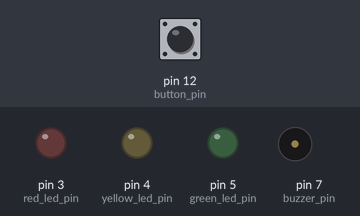
Bench run of a sketch on a simulated Arduino Uno, built with avr-gcc and run on an emulated ATmega328P. Shown: output pins drawn as LEDs (lit = HIGH), buzzer (waves = sounding). The test bench sets the inputs (shaded band); at power-on: pin 12 (button_pin) LOW.

Above: at 1.2 s.
1.3 s: pin 12 (button_pin) pulled HIGH for 0.15 s
At 1.79 s:
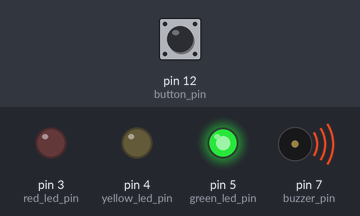
At 3.79 s:
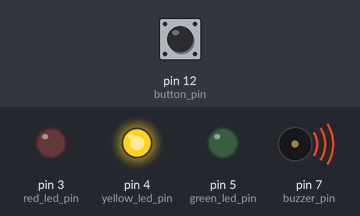
Timing chart, 0 to 8.8 s (numbered marks = the images above; inputs shaded):
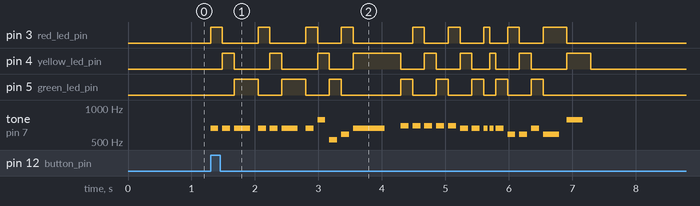

Measured:
- after the input at 1.3 s, pin 3 (red_led_pin): LOW → HIGH at once, → LOW 0.19 s later, → HIGH 0.56 s later, → LOW 0.19 s later, … (18 changes in this stretch); pin 4 (yellow_led_pin): LOW → HIGH after 0.19 s, → LOW 0.19 s later, → HIGH 0.56 s later, → LOW 0.19 s later, … (18 changes in this stretch)

The sketch:

a0.ino
```cpp
#include "pitches.h"  // library with pitches

//notes in the melody
int melody[] = {
  NOTE_E5, NOTE_E5, NOTE_E5,
  NOTE_E5, NOTE_E5, NOTE_E5,
  NOTE_E5, NOTE_G5, NOTE_C5, NOTE_D5,
  NOTE_E5,
  NOTE_F5, NOTE_F5, NOTE_F5, NOTE_F5,
  NOTE_F5, NOTE_E5, NOTE_E5, NOTE_E5, NOTE_E5,
  NOTE_E5, NOTE_D5, NOTE_D5, NOTE_E5,
  NOTE_D5, NOTE_G5

};

// pin numbers
const int button_pin = 12;
const int buzzer_pin = 7;

const int red_led_pin = 3;
const int yellow_led_pin = 4;
const int green_led_pin = 5;

//note durations
int noteDurations[] = {
  8, 8, 4,
  8, 8, 4,
  8, 8, 8, 8,
  2,
  8, 8, 8, 8,
  8, 8, 8, 16, 16,
  8, 8, 8, 8,
  4, 4

  };

int button_state = 0;        // current state of the button
int prev_button_state = 0;    // previous state of the button

void setup() {
  //make the button's pin input
  pinMode(button_pin, INPUT);
  pinMode(red_led_pin, OUTPUT);
  pinMode(yellow_led_pin, OUTPUT);
  pinMode(green_led_pin, OUTPUT);
}

void loop() {
  //read the input pin
  button_state = digitalRead(button_pin);

  int size = sizeof(noteDurations) / sizeof(int);


  if (button_state != prev_button_state) {
    //if the button is pressed
    if (button_state == HIGH) {
      //iterate over the notes of the melody
      for (int thisNote = 0; thisNote < size; thisNote++) {
        // blink the three LEDs in sequence
        if (thisNote % 3 == 0) {
          digitalWrite(red_led_pin, HIGH);
          digitalWrite(yellow_led_pin, LOW);
          digitalWrite(green_led_pin, LOW);
        } else if (thisNote % 3 == 1) {
          digitalWrite(red_led_pin, LOW);
          digitalWrite(yellow_led_pin, HIGH);
          digitalWrite(green_led_pin, LOW);
        } else if (thisNote % 3 == 2) {
          digitalWrite(red_led_pin, LOW);
          digitalWrite(yellow_led_pin, LOW);
          digitalWrite(green_led_pin, HIGH);
        }

        //to calculate the note duration, take one second. Divided by the note type
        int noteDuration = 1000 / noteDurations[thisNote];
        tone(buzzer_pin, melody[thisNote], noteDuration);

        // to distinguish the notes, set a minimum time between them
        int pauseBetweenNotes = noteDuration * 1.5;
        delay(pauseBetweenNotes);

        // stop the tone playing
        noTone(buzzer_pin);
      }
    }
  }

  prev_button_state = button_state;
  // turn off all LEDs after the tone is done playing
  digitalWrite(red_led_pin, LOW);
  digitalWrite(yellow_led_pin, LOW);
  digitalWrite(green_led_pin, LOW);
}
```

pitches.h
```cpp
/*************************************************
 * Public Constants
 *************************************************/

#define NOTE_B0  31
#define NOTE_C1  33
#define NOTE_CS1 35
#define NOTE_D1  37
#define NOTE_DS1 39
#define NOTE_E1  41
#define NOTE_F1  44
#define NOTE_FS1 46
#define NOTE_G1  49
#define NOTE_GS1 52
#define NOTE_A1  55
#define NOTE_AS1 58
#define NOTE_B1  62
#define NOTE_C2  65
#define NOTE_CS2 69
#define NOTE_D2  73
#define NOTE_DS2 78
#define NOTE_E2  82
#define NOTE_F2  87
#define NOTE_FS2 93
#define NOTE_G2  98
#define NOTE_GS2 104
#define NOTE_A2  110
#define NOTE_AS2 117
#define NOTE_B2  123
#define NOTE_C3  131
#define NOTE_CS3 139
#define NOTE_D3  147
#define NOTE_DS3 156
#define NOTE_E3  165
#define NOTE_F3  175
#define NOTE_FS3 185
#define NOTE_G3  196
#define NOTE_GS3 208
#define NOTE_A3  220
#define NOTE_AS3 233
#define NOTE_B3  247
#define NOTE_C4  262
#define NOTE_CS4 277
#define NOTE_D4  294
#define NOTE_DS4 311
#define NOTE_E4  330
#define NOTE_F4  349
#define NOTE_FS4 370
#define NOTE_G4  392
#define NOTE_GS4 415
#define NOTE_A4  440
#define NOTE_AS4 466
#define NOTE_B4  494
#define NOTE_C5  523
#define NOTE_CS5 554
#define NOTE_D5  587
#define NOTE_DS5 622
#define NOTE_E5  659
#define NOTE_F5  698
#define NOTE_FS5 740
#define NOTE_G5  784
#define NOTE_GS5 831
#define NOTE_A5  880
#define NOTE_AS5 932
#define NOTE_B5  988
#define NOTE_C6  1047
#define NOTE_CS6 1109
#define NOTE_D6  1175
#define NOTE_DS6 1245
#define NOTE_E6  1319
#define NOTE_F6  1397
#define NOTE_FS6 1480
#define NOTE_G6  1568
#define NOTE_GS6 1661
#define NOTE_A6  1760
#define NOTE_AS6 1865
#define NOTE_B6  1976
#define NOTE_C7  2093
#define NOTE_CS7 2217
#define NOTE_D7  2349
#define NOTE_DS7 2489
#define NOTE_E7  2637
#define NOTE_F7  2794
#define NOTE_FS7 2960
#define NOTE_G7  3136
#define NOTE_GS7 3322
#define NOTE_A7  3520
#define NOTE_AS7 3729
#define NOTE_B7  3951
#define NOTE_C8  4186
#define NOTE_CS8 4435
#define NOTE_D8  4699
#define NOTE_DS8 4978
```
